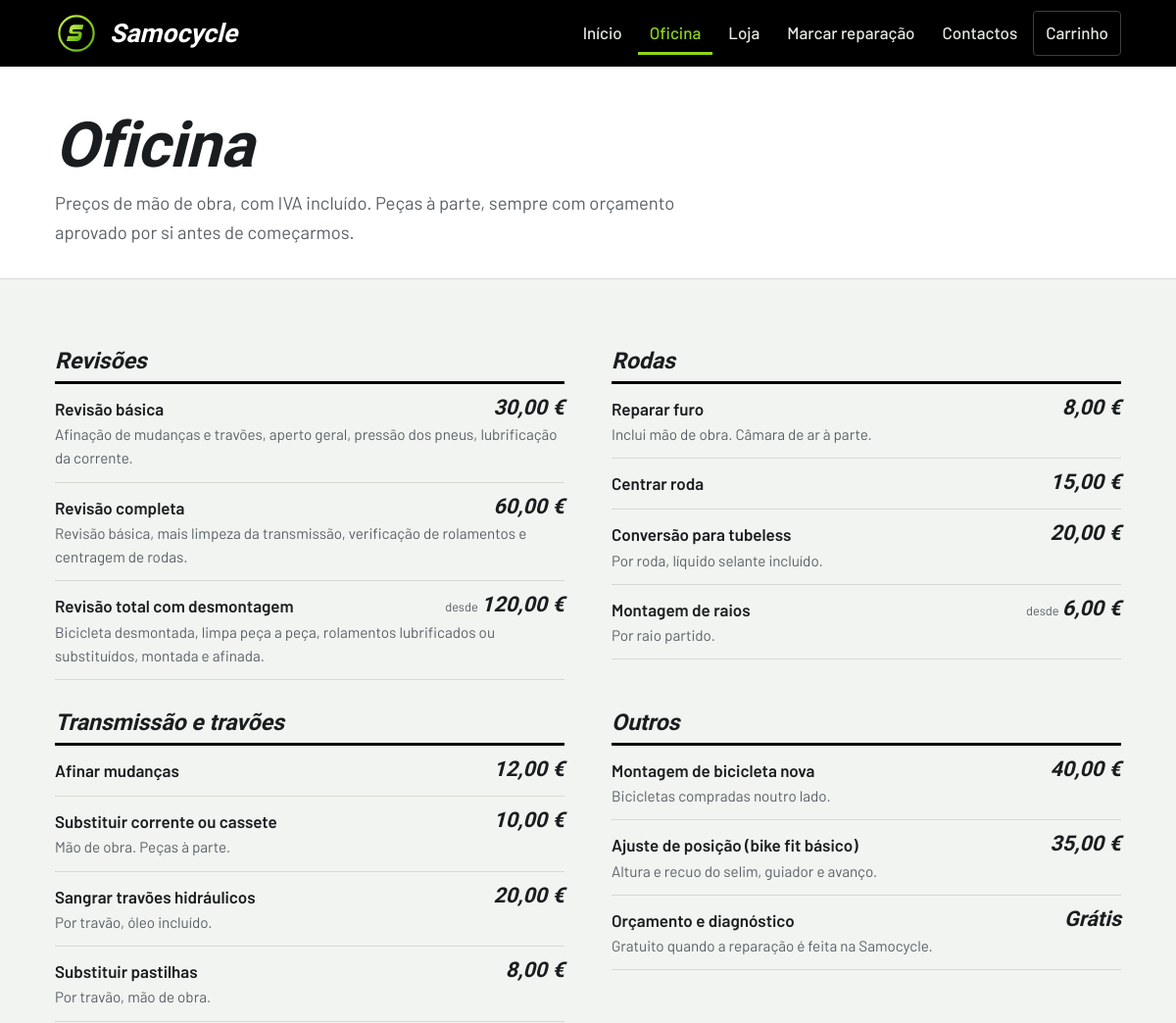
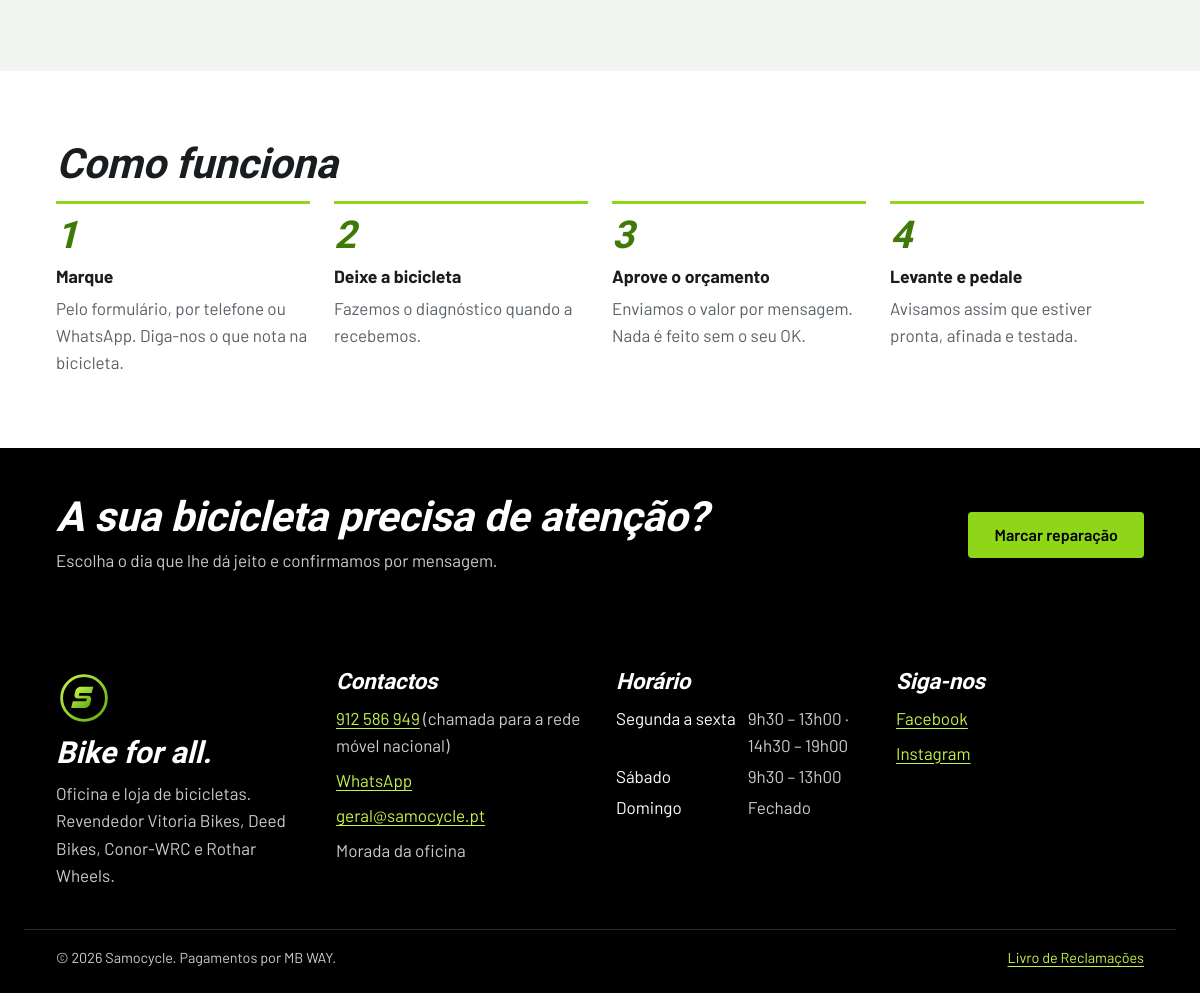
Page /servicos.php on the committed database (2 pictures, top to bottom).
### tables this page shows
CREATE TABLE servicos (
  id INT AUTO_INCREMENT PRIMARY KEY,
  grupo VARCHAR(80) NOT NULL,
  nome VARCHAR(150) NOT NULL,
  descricao VARCHAR(255) NULL,
  preco DECIMAL(10,2) NULL,
  preco_desde TINYINT(1) NOT NULL DEFAULT 0,
  ordem INT NOT NULL DEFAULT 0
);

### includes/bootstrap.php (called while the page is built, shortened)
<?php
function db(): PDO
{
    static $pdo = null;
    if ($pdo === null) {
        $dsn = 'mysql:host=' . DB_HOST . ';dbname=' . DB_NAME . ';charset=utf8mb4';
        $pdo = new PDO($dsn, DB_USER, DB_PASS, [
            PDO::ATTR_ERRMODE            => PDO::ERRMODE_EXCEPTION,
            PDO::ATTR_DEFAULT_FETCH_MODE => PDO::FETCH_ASSOC,
            PDO::ATTR_EMULATE_PREPARES   => false,
        ]);
    }
    return $pdo;
}
function e(?string $s): string
{
    return htmlspecialchars((string)$s, ENT_QUOTES, 'UTF-8');
}
function url(string $path = ''): string
{
    return BASE_URL . '/' . ltrim($path, '/');
}
function euro(float|string|null $v): string
{
    return number_format((float)$v, 2, ',', ' ') . ' €';
}

### servicos.php (the view, shortened to what this page needs)
<?php
require __DIR__ . '/includes/bootstrap.php';
$grupos = [];
foreach (db()->query("SELECT * FROM servicos ORDER BY ordem") as $s) {
    $grupos[$s['grupo']][] = $s;
}
require __DIR__ . '/includes/header.php';
?>
<header class="cabecalho-pagina">
  <div class="wrap">
    <h1>Oficina</h1>
    <p class="intro">Preços de mão de obra, com IVA incluído. Peças à parte, sempre com orçamento aprovado por si antes de começarmos.</p>
  </div>
</header>
<section class="seccao">
  <div class="wrap">
    <div class="precos">
      <?php foreach ($grupos as $grupo => $lista): ?>
        <div class="precos__grupo">
          <h3><?= e($grupo) ?></h3>
          <?php foreach ($lista as $s): ?>
            <div class="preco-linha">
              <span class="preco-linha__nome"><?= e($s['nome']) ?></span>
              <span class="preco-linha__valor">
                <?php if ((float)$s['preco'] === 0.0): ?>Grátis
                <?php else: ?><?php if ($s['preco_desde']): ?><small>desde</small><?php endif; ?><?= euro($s['preco']) ?><?php endif; ?>
              </span>
              <?php if ($s['descricao']): ?><span class="preco-linha__desc"><?= e($s['descricao']) ?></span><?php endif; ?>
            </div>
          <?php endforeach; ?>
        </div>
      <?php endforeach; ?>
    </div>
  </div>
</section>
<section class="seccao seccao--branca">
  <div class="wrap">
    <h2>Como funciona</h2>
    <ol class="passos">
      <li><strong>Marque</strong><p>Pelo formulário, por telefone ou WhatsApp. Diga-nos o que nota na bicicleta.</p></li>
      <li><strong>Deixe a bicicleta</strong><p>Fazemos o diagnóstico quando a recebemos.</p></li>
      <li><strong>Aprove o orçamento</strong><p>Enviamos o valor por mensagem. Nada é feito sem o seu OK.</p></li>
      <li><strong>Levante e pedale</strong><p>Avisamos assim que estiver pronta, afinada e testada.</p></li>
    </ol>
  </div>
</section>
<section class="faixa">
  <div class="wrap faixa__in">
    <div>
      <h2>A sua bicicleta precisa de atenção?</h2>
      <p>Escolha o dia que lhe dá jeito e confirmamos por mensagem.</p>
    </div>
    <a class="btn" href="<?= url('marcar.php') ?>">Marcar reparação</a>
  </div>
</section>
<?php require __DIR__ . '/includes/footer.php'; ?>

### assets/css/style.css (style rules this page uses)
:root { --preto: #000; --texto: #1A1D1F; --aco: #596066; --papel: #F2F4F1; --branco: #fff; --linha: #D5DAD3; --lima: #8FD619; --lima-claro: #C6F24A; --lima-escuro: #3F7A06; --erro: #B42318; --f-titulo: "Barlow Condensed", "Arial Narrow", sans-serif; --f-texto: "Barlow", system-ui, sans-serif; --s1: .25rem; --s2: .5rem; --s3: .75rem; --s4: 1rem; --s5: 1.5rem; --s6: 2rem; --s7: 3rem; --s8: 4.5rem; --raio: 4px; --largura: 72rem; }
*, *::before, *::after { box-sizing: border-box; }
html { -webkit-text-size-adjust: 100%; }
body { margin: 0; background: var(--papel); color: var(--texto); font: 400 1.0625rem/1.6 var(--f-texto); }
a { color: var(--lima-escuro); text-underline-offset: .18em; }
h1, h2, h3 { font-family: var(--f-titulo); font-style: italic; font-weight: 800; line-height: 1.02; letter-spacing: -.005em; margin: 0 0 var(--s4); }
h1 { font-size: clamp(2.5rem, 6vw, 4rem); }
h2 { font-size: clamp(1.9rem, 4vw, 2.6rem); }
h3 { font-size: 1.45rem; font-weight: 600; }
p { margin: 0 0 var(--s4); }
.wrap { width: 100%; max-width: var(--largura); margin: 0 auto; padding: 0 var(--s4); }
@media (min-width: 48rem) { .wrap { padding: 0 var(--s6); } }
.btn { display: inline-flex; align-items: center; justify-content: center; gap: var(--s2); min-height: 2.9rem; padding: var(--s2) var(--s5); font: 600 1rem var(--f-texto); text-decoration: none; cursor: pointer; border-radius: var(--raio); border: 2px solid transparent; background: var(--lima); color: var(--preto); }
.seccao { padding: var(--s7) 0; }
@media (min-width: 48rem) { .seccao { padding: var(--s8) 0; } }
.seccao--branca { background: var(--branco); }
.intro { font-size: 1.15rem; max-width: 40rem; color: var(--aco); }
.cabecalho-pagina { background: var(--branco); border-bottom: 1px solid var(--linha); padding: var(--s7) 0 var(--s6); }
.cabecalho-pagina h1 { margin-bottom: var(--s3); }
.cabecalho-pagina p { margin: 0; }
.precos { display: grid; gap: var(--s6); }
@media (min-width: 56rem) { .precos { grid-template-columns: 1fr 1fr; gap: var(--s6) var(--s7); } }
.precos__grupo h3 { padding-bottom: var(--s2); border-bottom: 3px solid var(--preto); margin-bottom: 0; }
.preco-linha { display: grid; grid-template-columns: 1fr auto; gap: 0 var(--s4); padding: var(--s3) 0; border-bottom: 1px solid var(--linha); }
.preco-linha__nome { font-weight: 600; }
.preco-linha__desc { grid-column: 1 / -1; color: var(--aco); font-size: .95rem; }
.preco-linha__valor { font: italic 600 1.35rem/1.1 var(--f-titulo); white-space: nowrap; text-align: right; }
.preco-linha__valor small { font: 400 .8rem var(--f-texto); color: var(--aco); margin-right: .25em; }
.passos { list-style: none; margin: 0; padding: 0; display: grid; gap: var(--s5); counter-reset: passo; }
@media (min-width: 48rem) { .passos { grid-template-columns: repeat(4, 1fr); } }
.passos li { counter-increment: passo; border-top: 3px solid var(--lima); padding-top: var(--s3); }
.passos li::before { content: counter(passo); font: italic 800 2.4rem/1 var(--f-titulo); color: var(--lima-escuro); display: block; margin-bottom: var(--s2); }
.passos strong { display: block; font-size: 1.1rem; margin-bottom: var(--s1); }
.passos p { color: var(--aco); margin: 0; }
.faixa { background: var(--preto); color: var(--branco); padding: var(--s7) 0; }
.faixa__in { display: flex; flex-wrap: wrap; gap: var(--s5); align-items: center; justify-content: space-between; }
.faixa h2 { margin: 0 0 var(--s2); }
.faixa p { margin: 0; color: #C9CEC6; }

### rows in the picture
servicos: nome "Revisão básica", preco "30,00 €", descricao "Afinação de mudanças e travões, aperto geral, pressão dos pneus, lubrificação da corrente."
servicos: nome "Revisão completa", preco "60,00 €", descricao "Revisão básica, mais limpeza da transmissão, verificação de rolamentos e centragem de rodas."
servicos: nome "Revisão total com desmontagem", preco_desde "desde", preco "120,00 €", descricao "Bicicleta desmontada, limpa peça a peça, rolamentos lubrificados ou substituídos, montada e afinada."
servicos: nome "Reparar furo", preco "8,00 €", descricao "Inclui mão de obra. Câmara de ar à parte."
servicos: nome "Centrar roda", preco "15,00 €"
servicos: nome "Conversão para tubeless", preco "20,00 €", descricao "Por roda, líquido selante incluído."
servicos: nome "Montagem de raios", preco_desde "desde", preco "6,00 €", descricao "Por raio partido."
servicos: nome "Afinar mudanças", preco "12,00 €"
servicos: nome "Substituir corrente ou cassete", preco "10,00 €", descricao "Mão de obra. Peças à parte."
servicos: nome "Sangrar travões hidráulicos", preco "20,00 €", descricao "Por travão, óleo incluído."
servicos: nome "Substituir pastilhas", preco "8,00 €", descricao "Por travão, mão de obra."
servicos: nome "Montagem de bicicleta nova", preco "40,00 €", descricao "Bicicletas compradas noutro lado."
servicos: nome "Ajuste de posição (bike fit básico)", preco "35,00 €", descricao "Altura e recuo do selim, guiador e avanço."
servicos: nome "Orçamento e diagnóstico", preco "Grátis", descricao "Gratuito quando a reparação é feita na Samocycle."

### other values in the picture
$label "Início"
$label "Oficina"
$label "Loja"
$label "Marcar reparação"
$label "Contactos"
$grupo "Revisões"
$grupo "Rodas"
$grupo "Transmissão e travões"
$grupo "Outros"
LOJA_TELEFONE "912 586 949"
LOJA_EMAIL "geral@samocycle.pt"
LOJA_MORADA "Morada da oficina"
$d "Segunda a sexta"
$h "9h30 – 13h00 · 14h30 – 19h00"
$d "Sábado"
